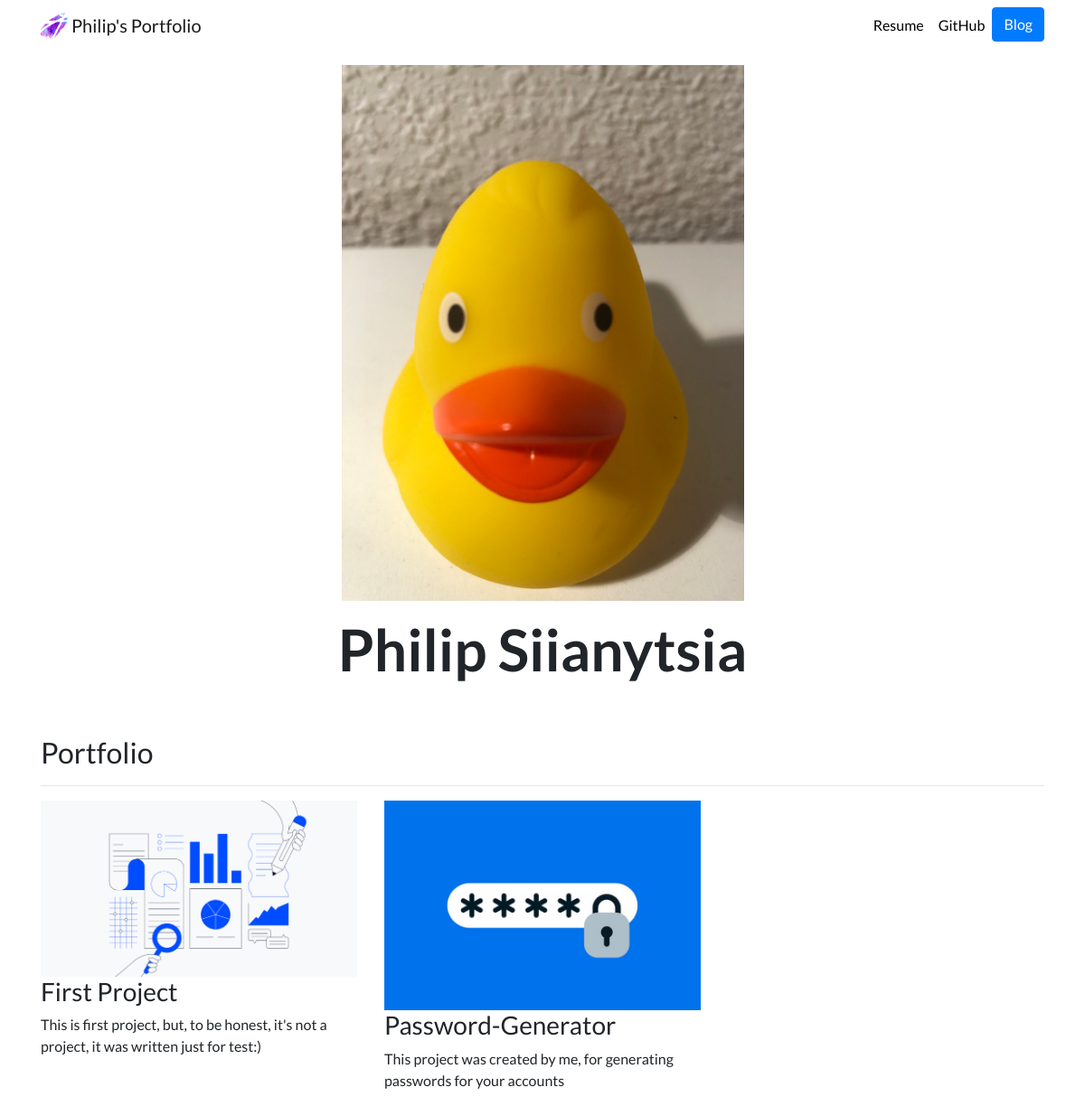
The page / on the database its author committed.
### portfolio/models.py (models this page shows, shortened)
class Project(models.Model):
    title = models.CharField(max_length=100)
    description = models.CharField(max_length=250)
    image = models.ImageField(upload_to='portfolio/images/')
    url = models.URLField(blank=True)

### portfolio/views.py (the view)
# urls.py: 2. Add a URL to urlpatterns:  path('', views.home, name='home')
def home(request):
    projects = Project.objects.all()
    return render(request, 'portfolio/home.html', {'projects': projects})

### portfolio/templates/portfolio/home.html
{% extends "portfolio/base.html" %}
{% load static %}
{% block content %}
<div class="row justify-content-center my-3">
  <div class="col-5">
    <img src="{% static 'portfolio/portfolio_duck.jpg' %}" class="img-fluid">
  </div>
</div>
<div class="row justify-content-center mb-3">
  <div class="col-md-9 text-center">
    <h1 id="hometext" class="font-weight-bold">Philip Siianytsia</h1>
  </div>
</div>
<h2 class="mt-5">Portfolio</h2>
<hr>
<div class="row">
  {% for project in projects %}
  <div class="col-lg-4 col-md-6">
    {% if project.url %}
    <a href="{{ project.url }}">
      <img src="{{ project.image.url }}" class="img-fluid">
    </a>
    {% else %}
    <img src="{{ project.image.url }}" class="img-fluid">
    {% endif %}
    <h3>{{ project.title }}</h3>
    <p>{{ project.description }}</p>
  </div>
  {% endfor %}
</div>
{% endblock %}

### portfolio/static/portfolio/custom.css (style rules this page uses)
body { font-family: 'Lato', sans-serif; }
@media (min-width: 992px) { #hometext { font-size: 4rem; } }

### rows shown on the page
Project: image (picture), title "First Project", description "This is first project, but, to be honest, it's not a project, it was written just for test:)"
Project: image (picture), title "Password-Generator", description "This project was created by me, for generating passwords for your accounts"
